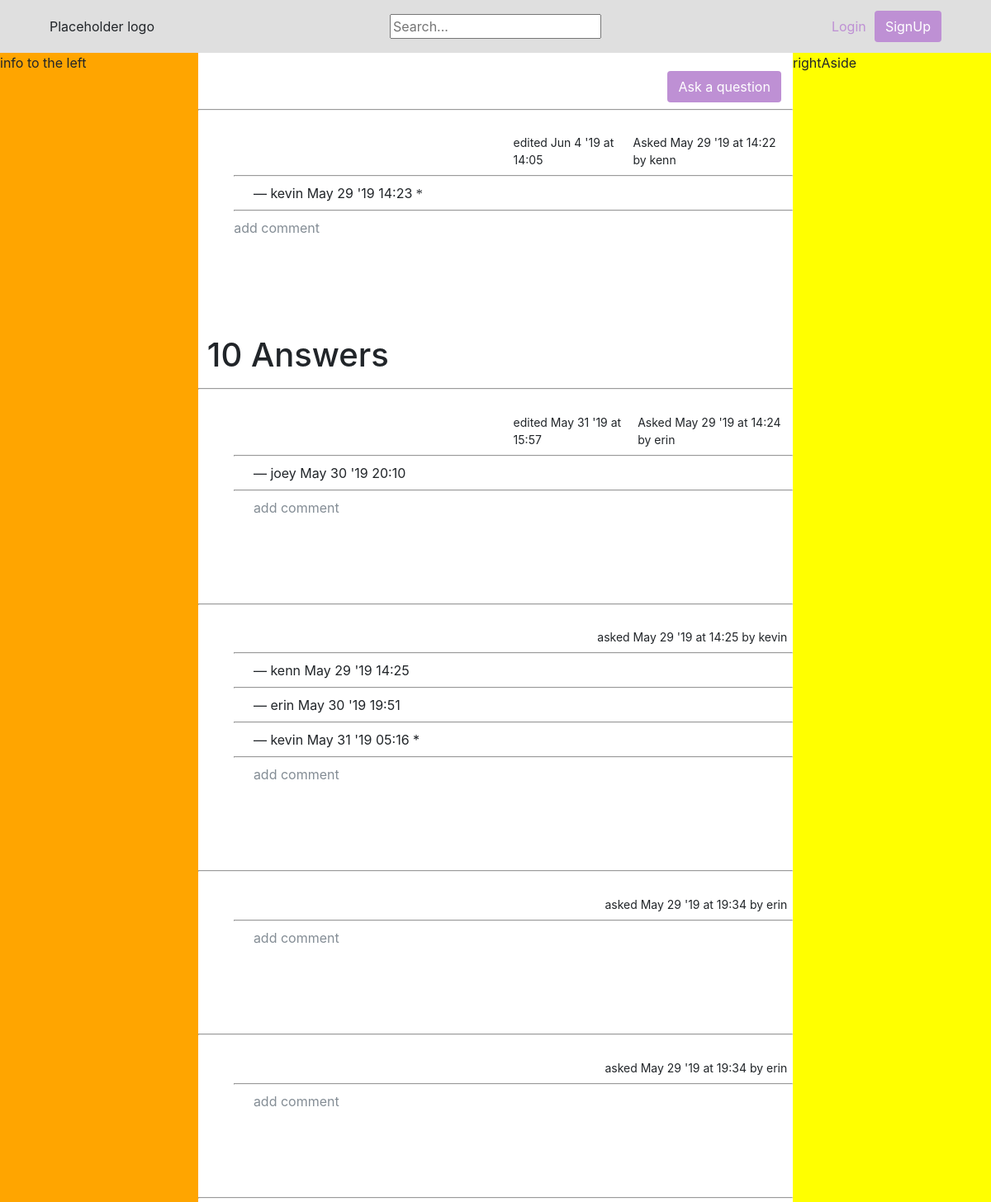
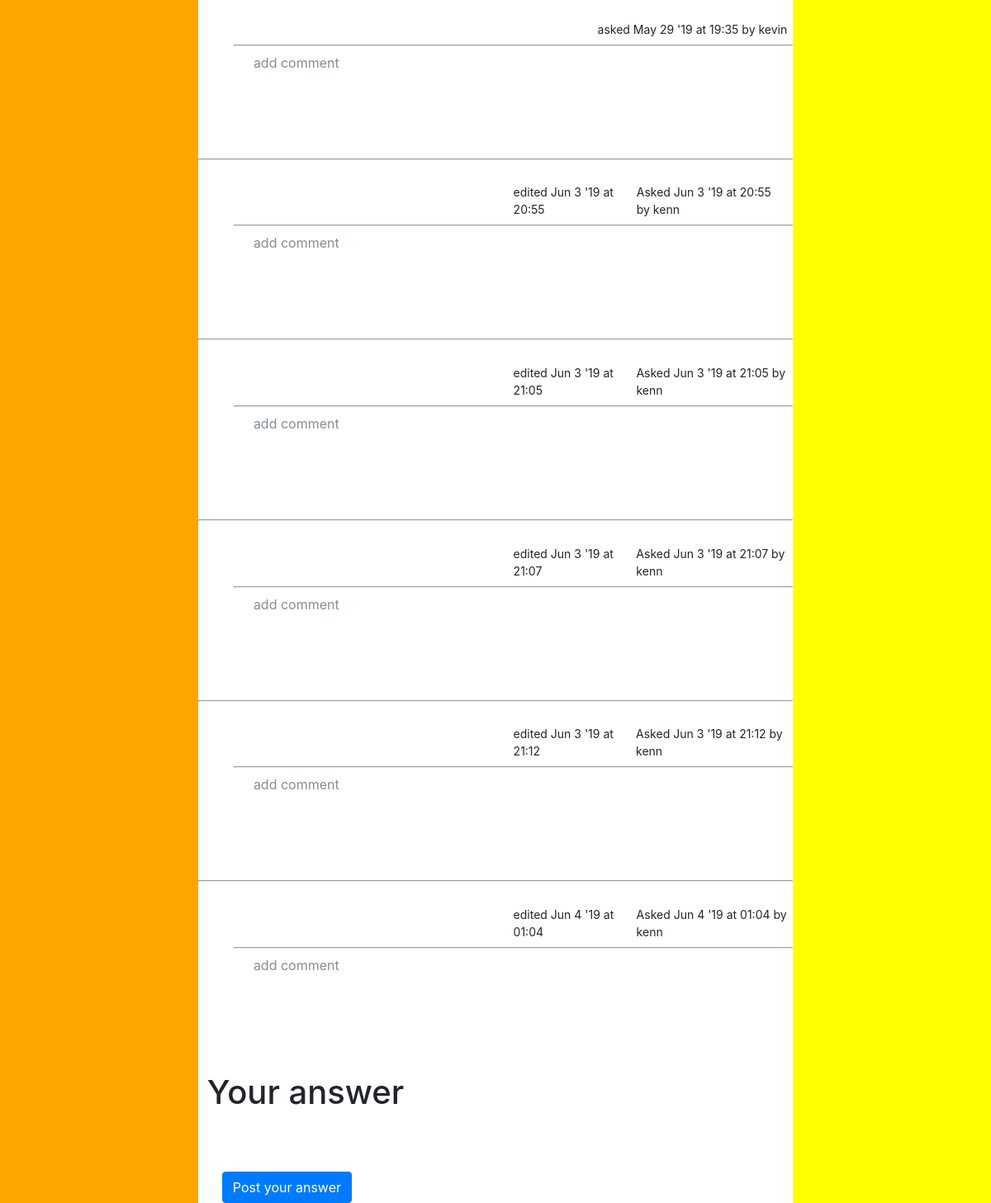
The app's page /ask/read/1/, older data (2 pictures, top to bottom).
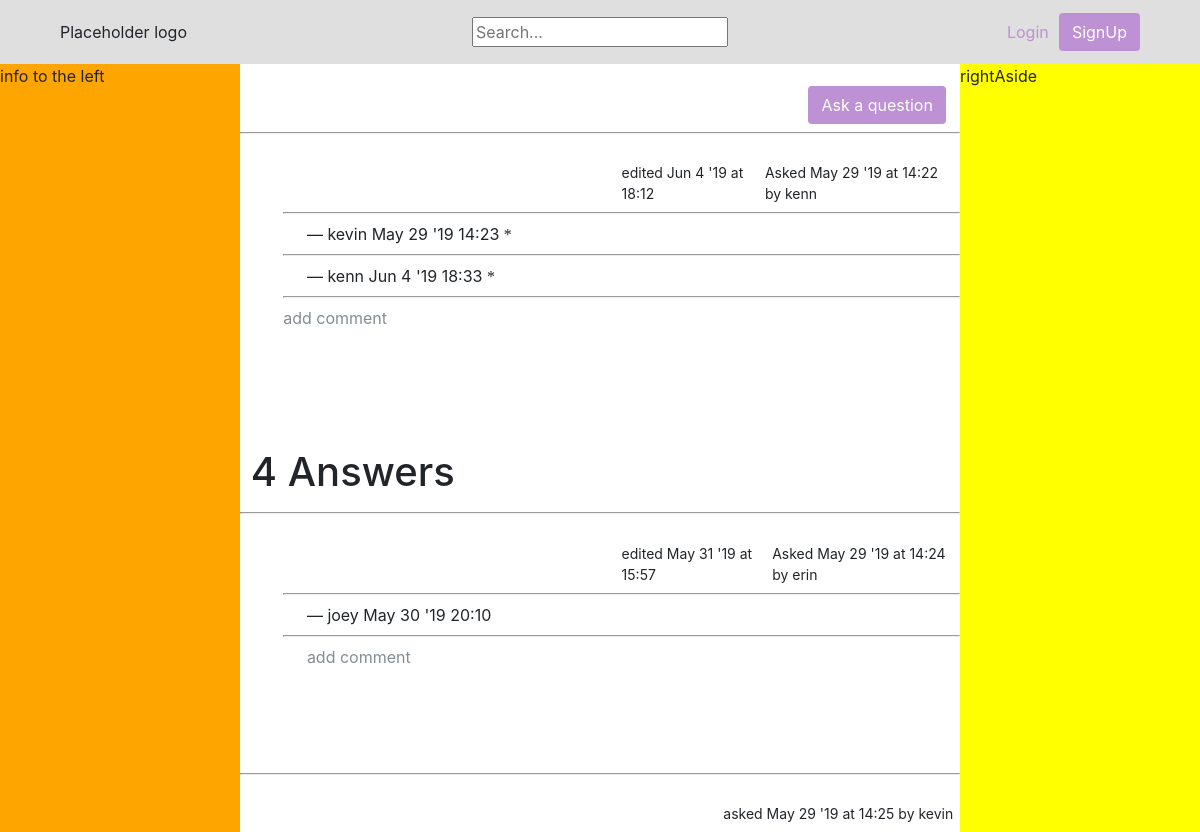
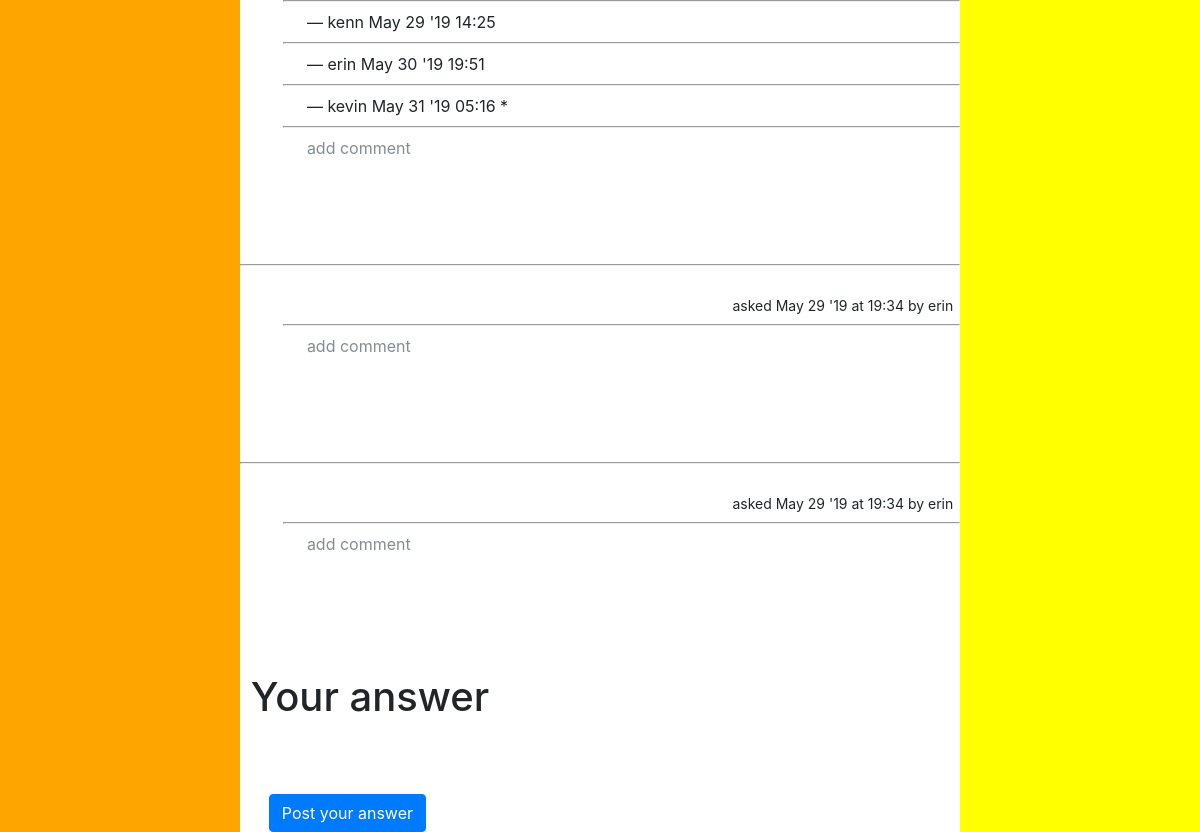
The same page, newer data (2 pictures, top to bottom).
### passionProjectApp/models.py (models this page shows, shortened)
class RealQuestion(models.Model):
    title = tinymce_models.HTMLField()
    question = tinymce_models.HTMLField()
    last_update=models.DateTimeField(default=datetime.datetime.now)
    date_created=models.DateTimeField(default=datetime.datetime.now)
    author = models.ForeignKey(User,on_delete=models.CASCADE)

class RealQuestionComment(models.Model):
    message= tinymce_models.HTMLField()
    last_update=models.DateTimeField(default=datetime.datetime.now)
    date_created=models.DateTimeField(default=datetime.datetime.now)
    parent=models.ForeignKey(RealQuestion,on_delete=models.CASCADE)
    author = models.ForeignKey(User,on_delete=models.CASCADE)

class Answer(models.Model):
    message= tinymce_models.HTMLField()
    last_update=models.DateTimeField(default=datetime.datetime.now)
    date_created=models.DateTimeField(default=datetime.datetime.now)
    parent=models.ForeignKey(RealQuestion,on_delete=models.CASCADE)
    author = models.ForeignKey(User,on_delete=models.CASCADE)

class AnswerComment(models.Model):
    message= tinymce_models.HTMLField()
    last_update=models.DateTimeField(default=datetime.datetime.now)
    date_created=models.DateTimeField(default=datetime.datetime.now)
    parent=models.ForeignKey(Answer,on_delete=models.CASCADE)
    author = models.ForeignKey(User,on_delete=models.CASCADE)

### passionProjectApp/views.py (the view)
# urls.py: path('ask/read/<int:ID>/',views.ask_read,name='ask_read'),
def ask_read(request,ID):
    question=get_object_or_404(RealQuestion,pk=ID)
    allAnswers=Answer.objects.filter(parent=ID)
    totalAnswers=len(allAnswers)
    allQuestionComments=RealQuestionComment.objects.filter(parent=ID)
    allAnswerComments=AnswerComment.objects.all()
    answercomment_child=[]
    for x in allAnswers:
        for y in allAnswerComments:
            if (y.parent==x):
                answercomment_child.append(y)
    form=AnswerForm(request.POST or None)
    context={"question":question,"answers":allAnswers,"question_comment":allQuestionComments,"answer_comment":answercomment_child,"form":form,"totalAnswers":totalAnswers}
    return render(request,"passionProjectApp/ask_read.html",context)

### passionProjectApp/forms.py
class AnswerForm(forms.ModelForm):
    class Meta:
        model = Answer
        fields=['message']

### passionProjectApp/templates/passionProjectApp/ask_read.html (shortened to what this page needs)
{% extends 'passionProjectApp/base.html' %}
{% block body %}
{% if question %}
<div class="titlepadding">
    <a class="askbutton" href="{% url 'ask' %}"><button type="button" class="btn registerbutton">Ask a question</button></a>
</div>
<hr/>
    <div class="questionMargin"><div class="questionFont">{% autoescape off%}{{question.question}} {% endautoescape %}</div>
    <div class="questionOptions">
    {% if question.last_update > question.date_created %}
    <span class="createdProfile"><abbr title="{{question.last_update}}">
        {% load tz %} edited {{ question.last_update|utc|date:"M j 'y"}} at {{ question.last_update|utc|date:'H:i' }}</abbr> <span class="dateCreatedMargin">Asked <abbr title="{{question.date_created}}"> {{ question.date_created|utc|date:"M j 'y"}} at {{ question.date_created|utc|date:'H:i' }} by {{question.author}}</abbr></span>
    </span>
    {% else %}
            {% load tz %} asked {{ question.date_created|utc|date:"M j 'y"}} at {{ question.date_created|utc|date:'H:i' }} by {{question.author}}
    {% endif %}
    {% endif %}
    </div>
        <hr/>
        {% if question_comment %}
        {% for x in question_comment %}
        <div class="qComment">
        {% autoescape off %} {{x.message}} {% endautoescape %} — <span>{{x.author}}<abbr title="{{x.last_update}}">
            {% load tz %}{{ x.date_created|utc|date:"M j 'y "}}{{ x.date_created|utc|date:'H:i' }}</abbr></span>
           {% if x.last_update > x.date_created %}
            {% load static %}
            <abbr  class='edit' title="edited on {{x.last_update}}">*</abbr>
            {% endif %}
        </div>
        <hr/>
        {% endfor %}
        {% endif %}
        <a class="addQComment" href="{% url 'comment_ask' question.id %}">add comment</a>
    </div>
        {% if answers %}
        <br/><br/><br/><br/>
        {% if totalAnswers != 1 %}
        <h1 class="titlepadding"> {{totalAnswers}} Answers</h1>
        {% else %}
        <h1 class="titlepadding"> 1 Answer</h1>
        {% endif %}
        {% for x in answers %} <hr>
    <div class="questionMargin"> <div class="questionFont"> {% autoescape off%}{{x.message}} {% endautoescape %}</div>
        <div class="questionOptions">
            {% if x.last_update > x.date_created %}
            <span class="createdProfile"><abbr title="{{question.last_update}}">
        {% load tz %} edited {{ x.last_update|utc|date:"M j 'y"}} at {{ x.last_update|utc|date:'H:i' }}</abbr> <span class="dateCreatedMargin">Asked <abbr title="{{x.date_created}}"> {{x.date_created|utc|date:"M j 'y"}} at {{x.date_created|utc|date:'H:i' }} by {{x.author}}</abbr></span>
    </span>
            {% else %}
            <span class="createdProfile"><abbr title="{{x.date_created}}">
            {% load tz %} asked {{ x.date_created|utc|date:"M j 'y"}} at {{ x.date_created|utc|date:'H:i' }} by {{x.author}}
        </abbr></span>
            {% endif %}
        </div>
        {% if answer_comment %}
        {% for y in answer_comment %}
        {% if y.parent == x %}  <hr/>
        <div class="qComment">
             {% autoescape off %} {{y.message}} {% endautoescape %} — <span>{{y.author}}<abbr title="{{y.last_update}}">
            {% load tz %}{{ y.date_created|utc|date:"M j 'y "}}{{ y.date_created|utc|date:'H:i' }}</abbr></span>
            {% if y.last_update > y.date_created %}
            {% load static %}
            <abbr title="edited on {{y.last_update}}">*</abbr>
            {% endif %}
        </div>
        {% endif %}
        {% endfor %}       <hr/><div class="qComment"><a class='addQComment' href="{% url 'comment_answer' x.id%}">add comment</a></div></div><br/><br/><br/><br/>
        {% endif %}
        {% endfor %}
        <h1 class="titlepadding">Your answer</h1>
    {% else %}
    <br/><br/><br/><br/>
        <h1 class="titlepadding">Be the first to answer</h1>
        {% endif %}
        <form  onsubmit="putCookie()" class="askForm" method ='POST' action="{% url 'answer' question.id %}">
            <button class=" btn btn-primary askButton">Post your answer</button>
        </form>
{% endblock body %}

### passionProjectApp/templates/passionProjectApp/base.html (shortened to what this page needs)
<!DOCTYPE html>
<html lang="en">
<head>
    {% load static %}
    <link rel="stylesheet" href="{% static 'passionProjectApp/css/bootstrap.css' %}">
    <link rel="stylesheet" href="{% static 'passionProjectApp/css/base.css' %}">
</head>
<body>
{% if request.user.is_authenticated %}
<div class="topbar">
    <div class ='logo'>Placeholder logo</div>
    <form class="search">
        <input type="text" name="search" placeholder="Search...">
    </form>
    <div class='registration'>
        <span class='login'>{{request.user}}</span> <a class='registerlink' href="{% url 'logout' %}"><button type="button" class=" btn registerbutton">Sign Out</button></a></div>
</div>
{% else %}
<div class="topbar">
    <div class ='logo'>Placeholder logo</div>
    <form class="search">
        <input type="text" name="search" placeholder="Search...">
    </form>
    <div class='registration'>
        <a class='login' href="{% url 'login' %}">Login</a> <a class='registerlink' href="{% url 'register' %}"><button type="button" class=" btn registerbutton">SignUp</button></a></div>
</div>
{% endif %}
<div class="bodygrid">
<aside class="asidebar">
    <div class="fixed-aside">info to the left</div>
</aside>
    <div class="test">
{% block body %}
{% endblock body %}
</div>
    <div class="rightAside">
            rightAside
    </div>
</div>
</body>
</html>

### passionProjectApp/static/passionProjectApp/css/base.css (style rules this page uses)
html,body { width:100vw; }
.topbar { display:grid; position:fixed; top:0; right:0; width:100vw; background: #dfdfdf; height:8vh; grid-template-areas: 'logo search registration'; grid-template-columns:repeat(3,1fr); }
.logo { grid-area:logo; display: flex; align-items:center; justify-content: flex-start; padding-left:15% }
.search { grid-area:search; display:flex; align-items: center; justify-content: center; }
.registration { grid-area: registration; position:relative; display: flex; align-items: center; justify-content: flex-end; padding-right:15%; }
.login,.registerlink, .editlinks { text-decoration: none; }
.login { color:#BE90D4; }
.registerlink { margin-left:3%; }
.registerbutton { background:#BE90D4; color:white; }
.bodygrid { display:grid; grid-template-areas: 'aside questions rando'; grid-template-columns: 1fr 3fr 1fr; margin-top:8vh; height:100vh; }
.asidebar { display: grid; grid-area: aside; background:orange; }
.fixed-aside { position:fixed; }
.test { display: grid; grid-area:questions; background: white; }
.titlepadding { padding:3% 0 0 1.5%; display:flex; justify-content: space-between; }
.askbutton { margin-right:2%; }
abbr[title] { cursor: auto; text-decoration: none; }
.questionMargin { padding-top:1%; margin: 0 0 0 6%; }
.createdProfile { grid-area: updates; display: flex; justify-content: flex-end; margin-right:2%; }
.dateCreatedMargin { margin-left:4%; }
.questionOptions { display:grid; grid-template-areas: 'links updates'; grid-template-columns: 1fr 1fr; font-size:14px; font-style: initial; padding-top:2%; }
.qComment { margin-left:3.5%; }
.addQComment { color:#848d95; }
hr { height:0 }
.askButton { margin-top: 6%; margin-left: 4%; }
.askForm { padding-top:3%; }
.edit { font: initial; }
.rightAside { grid-area: rando; background:yellow; }

Row changes from the older to the newer data that the page shows:
removed Answer: date_created|utc "May 29 '19", date_created|utc "19:35", author "kevin"
removed Answer: last_update|utc "Jun 3 '19", last_update|utc "20:55", date_created|utc "Jun 3 '19", date_created|utc "20:55", author "kenn"
removed Answer: last_update|utc "Jun 3 '19", last_update|utc "21:05", date_created|utc "Jun 3 '19", date_created|utc "21:05", author "kenn"
removed Answer: last_update|utc "Jun 3 '19", last_update|utc "21:07", date_created|utc "Jun 3 '19", date_created|utc "21:07", author "kenn"
removed Answer: last_update|utc "Jun 3 '19", last_update|utc "21:12", date_created|utc "Jun 3 '19", date_created|utc "21:12", author "kenn"
removed Answer: last_update|utc "Jun 4 '19", last_update|utc "01:04", date_created|utc "Jun 4 '19", date_created|utc "01:04", author "kenn"
changed RealQuestion "Jun 4 '19": last_update|utc "14:05" → "18:12"
added RealQuestionComment: author "kenn", date_created|utc "Jun 4 '19", date_created|utc "18:33"
Text that changed along with them:
{{ totalAnswers }}: "10" → "4"
